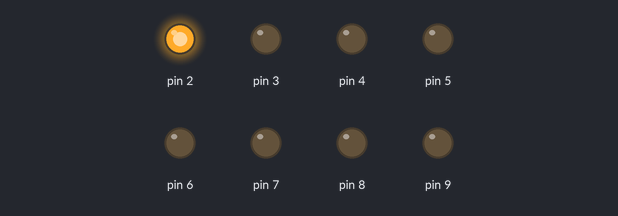
A sketch run on a simulated Arduino Uno, built with avr-gcc and run on an emulated ATmega328P. On the bench: output pins drawn as LEDs (lit = HIGH).

Above: at 0.05 s.
At 0.95 s:
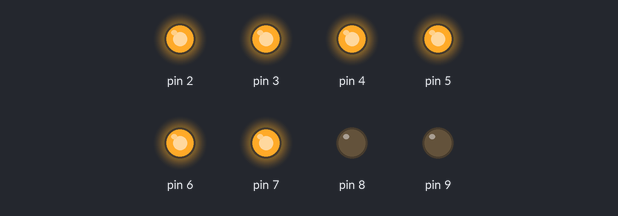
At 1.85 s:
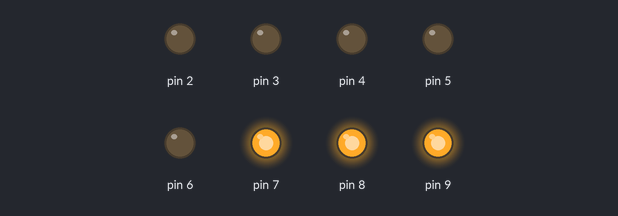
At 3.65 s:
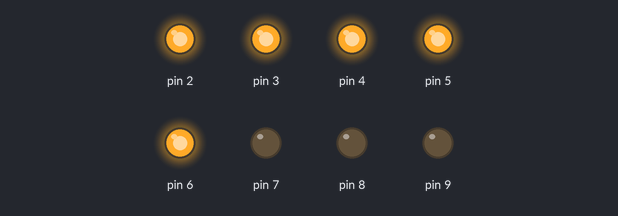
At 5.45 s:
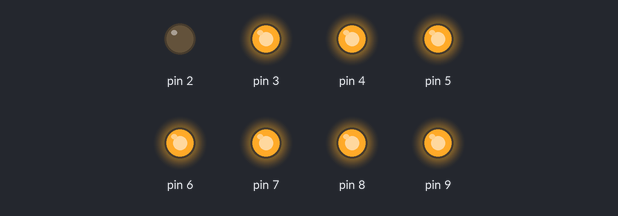
At 7.25 s:
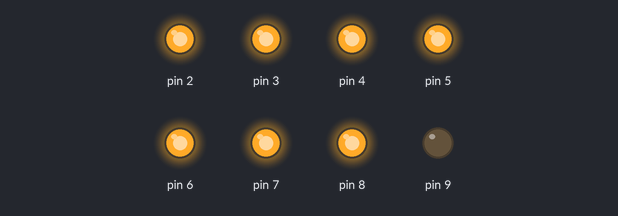
Timing chart, 0 to 7.5 s (numbered marks = the images above):
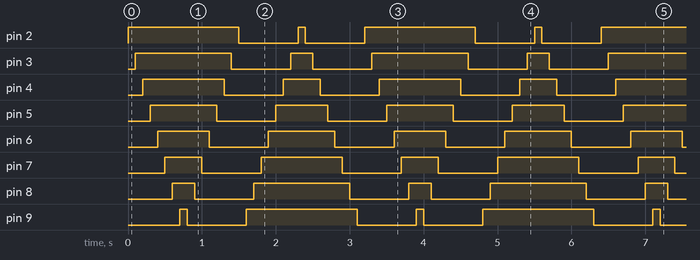

The sketch:

flowing_LED_lights.ino
```cpp
void setup() {
  // put your setup code here, to run once:
int i;
for (i=2;i<=9;i++){
  pinMode(i, OUTPUT);
}

}

void loop() {
  // put your main code here, to run repeatedly:
  int a;
  for (a=2; a<= 9;a++){
    digitalWrite(a,HIGH);
    delay(100);
  }
  for (a=9; a>= 2;a--){
    digitalWrite(a,LOW);
    delay(100);
  }
  for (a=9;a>=2;a--){
    digitalWrite(a,HIGH);
    delay(100);
  }
  for (a=2;a<=9; a++){
    digitalWrite(a,LOW);
    delay(100);
  }

}
```

Measured:
- by itself, pin 2: repeats every 3.2 s: LOW 0.80 s, HIGH 0.10 s, LOW 0.80 s, HIGH 1.5 s
- by itself, pin 3: repeats every 3.2 s: LOW 0.80 s, HIGH 0.30 s, LOW 0.80 s, HIGH 1.3 s
- by itself, pin 4: repeats every 3.2 s: LOW 0.80 s, HIGH 0.50 s, LOW 0.80 s, HIGH 1.1 s
- by itself, pin 5: repeats every 3.2 s: LOW 0.80 s, HIGH 0.70 s, LOW 0.80 s, HIGH 0.90 s
- by itself, pin 6: repeats every 3.2 s: LOW 0.80 s, HIGH 0.90 s, LOW 0.80 s, HIGH 0.70 s
- by itself, pin 7: repeats every 3.2 s: LOW 0.80 s, HIGH 1.1 s, LOW 0.80 s, HIGH 0.50 s
- by itself, pin 8: repeats every 3.2 s: LOW 0.80 s, HIGH 1.3 s, LOW 0.80 s, HIGH 0.30 s
- by itself, pin 9: repeats every 3.2 s: LOW 0.80 s, HIGH 1.5 s, LOW 0.80 s, HIGH 0.10 s
